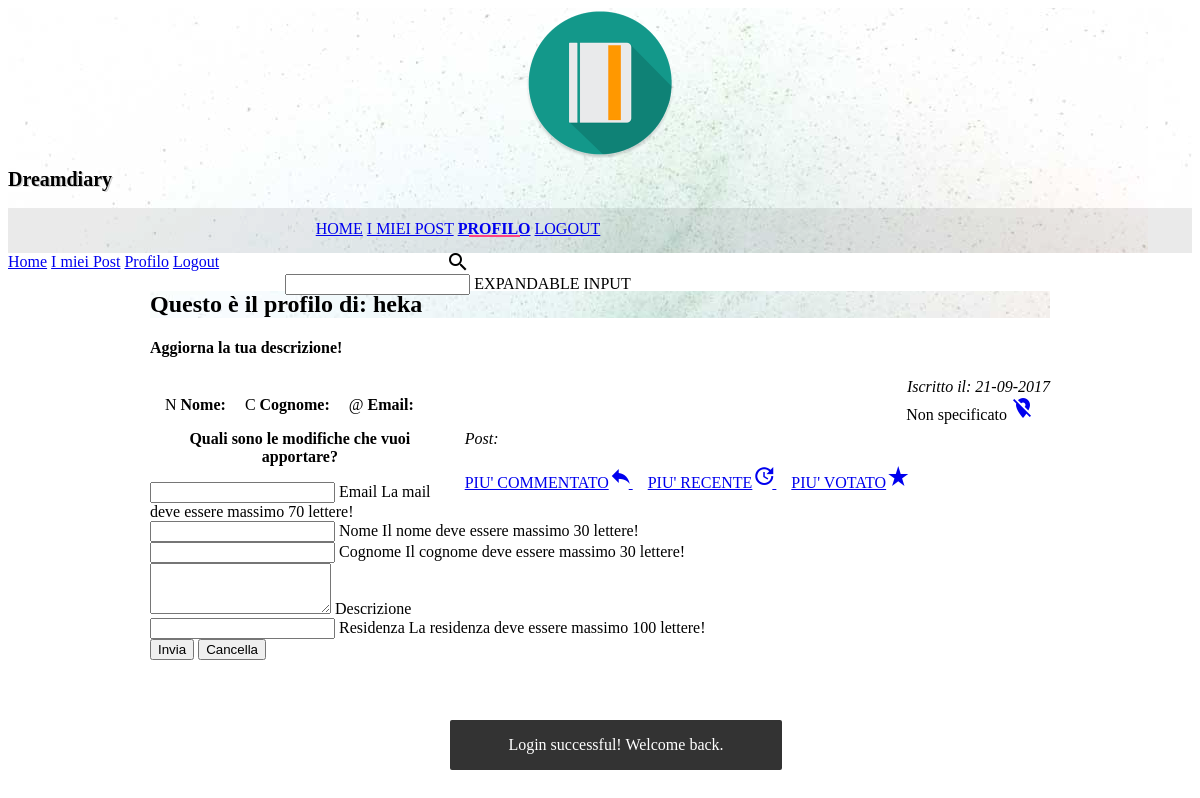
The app's page /utente/myaccount.php (signed in) with its own data.
### tables this page shows
CREATE TABLE `utente` (
  `Email` varchar(70) DEFAULT NULL,
  `Password` varchar(255) NOT NULL,
  `Descrizione` text,
  `Nome` varchar(30) DEFAULT NULL,
  `Cognome` varchar(30) DEFAULT NULL,
  `Username` varchar(16) NOT NULL,
  `DataI` date NOT NULL,
  `Residenza` varchar(100) DEFAULT NULL
);

### php/objects/utente.php (called while the page is built, shortened)
<?php
class Utente{
    private $conn;
    private $table_name = "utente";
    public function __construct($db){
        $this->conn = $db;
    }
    function getInfo($username){
      $query = "SELECT username, email, descrizione, nome, cognome, datai, residenza
                FROM " . $this->table_name . "
                WHERE username=:username";
      $stmt = $this->conn->prepare($query);
      $username=htmlspecialchars(strip_tags($username));
      $stmt->bindParam(':username', $username);
      if($stmt->execute()){
        $user = array();
        $rows = $stmt->fetchAll(PDO::FETCH_ASSOC);
        if ($rows) {
          foreach ($rows as $row) {
            $user_info = array(
              'username' => $row['username'],
              'email' => $row['email'],
              'descrizione' => $row['descrizione'],
              'nome' => $row['nome'],
              'cognome' => $row['cognome'],
              'datai' => $row['datai'],
              'residenza' => $row['residenza']
            );
            array_push($user, $user_info);
          }
          return $user;
        } else {
          return FALSE;
        }
      }else {
        return FALSE;
      }
    }
}

### php/objects/post.php (called while the page is built, shortened)
<?php
class Post{
    private $conn;
    private $table_name = "Post";
    public function __construct($db){
        $this->conn = $db;
    }
    function getRecent($username){
      $query = "SELECT id
                FROM " . $this->table_name . "
                WHERE utente=:utente
                ORDER BY datac DESC, orac DESC
                LIMIT 1";
      $stmt = $this->conn->prepare($query);
      $username=htmlspecialchars(strip_tags($username));
      $stmt->bindParam(":utente", $username);
      $stmt->execute();
      $rows = $stmt->fetchAll(PDO::FETCH_ASSOC);
      if($rows){
        $result=Array();
        foreach ($rows as $row) {
          $post_info=array(
            'id' => $row['id']
          );
          array_push($result, $post_info);
        }
        return $result;
      } else{
        return FALSE;
      }
    }
    function getLiked($username){
      $query = "SELECT p.id, COUNT(v.post) voti
                FROM post p JOIN voti v ON (p.id=v.post)
                WHERE p.utente = :utente
                GROUP BY p.ID
                ORDER BY voti DESC, datac DESC, orac DESC
                LIMIT 1";
      $stmt = $this->conn->prepare($query);
      $username=htmlspecialchars(strip_tags($username));
      $stmt->bindParam(":utente", $username);
      $stmt->execute();
      $rows = $stmt->fetchAll(PDO::FETCH_ASSOC);
      if($rows){
        $result=Array();
        foreach ($rows as $row) {
          $post_info=array(
            'id' => $row['id'],
            'voti' => $row['voti']
          );
          array_push($result, $post_info);
        }
        return $result;
      } else{
        return FALSE;
      }
    }
    function getMostCommented($username){
      $query = "SELECT p.id, COUNT(c.post) commenti
                FROM post p JOIN commento c ON (p.id=c.post)
                WHERE p.utente = :utente
                GROUP BY p.ID
                ORDER BY commenti DESC, datac DESC, orac DESC
                LIMIT 1";
      $stmt = $this->conn->prepare($query);
      $username=htmlspecialchars(strip_tags($username));
      $stmt->bindParam(":utente", $username);
      $stmt->execute();
      $rows = $stmt->fetchAll(PDO::FETCH_ASSOC);
      if($rows){
        $result=Array();
        foreach ($rows as $row) {
          $post_info=array(
            'id' => $row['id'],
            'commenti' => $row['commenti']
          );
          array_push($result, $post_info);
        }
        return $result;
      } else{
        return FALSE;
      }
    }
}

### utente/myaccount.php (the view, shortened to what this page needs)
<?php
include_once '../php/objects/utente.php';
include_once '../php/objects/post.php';
$database = new Database();
$db = $database->getConnection();
$user = new Utente($db);
$user->ensure_logged_in();
$post = new Post($db);
$username = $_SESSION['username'];
$user_info = $user->getInfo($username);
$recent = $post->getRecent($username);
$popular = $post->getLiked($username);
$commented = $post->getMostCommented($username);
$error = null;
if(isset($_SESSION['flash'])){
  $error = $_SESSION['flash'];
}
?>
<div id="snackbar"><?=$error?></div>
<?php
if($user_info){
  foreach ($user_info as $info) {
  ?>
  <div class="mdl-grid portfolio-max-width">
    <div class="user_info mdl-cell mdl-cell--12-col mdl-card mdl-shadow--2dp">
      <div class="mdl-card__title mdl-card--expand">
        <h2 class="mdl-card__title-text">Questo è il profilo di: <?=$info['username']?></h2>
      </div>
      <div class="mdl-card__supporting-text">
        <?php
        if($info['descrizione']) {?>
          <h4>Descrizione:</h4>
          <?=$info['descrizione']?>
          <?php
        }else{?>
        <h4>Aggiorna la tua descrizione!</h4>
        <?php
      } ?>
        <p class="dateRegistration">Iscritto il: <?= date("d-m-Y",strtotime($info['datai'])) ?></p>
      </div>
      <div class="mdl-card__actions mdl-card--border">
        <span class="mdl-chip mdl-chip--contact">
          <span class="mdl-chip__contact mdl-color--teal mdl-color-text--white">N</span>
          <span class="mdl-chip__text"><strong>Nome: </strong><?=$info['nome']?></span>
        </span>
        <span class="mdl-chip mdl-chip--contact">
          <span class="mdl-chip__contact mdl-color--teal mdl-color-text--white">C</span>
          <span class="mdl-chip__text"><strong>Cognome: </strong><?=$info['cognome']?></span>
        </span>
        <span class="mdl-chip mdl-chip--contact">
          <span class="mdl-chip__contact mdl-color--teal mdl-color-text--white">@</span>
          <span class="mdl-chip__text"><strong>Email: </strong><?=$info['email']?></span>
        </span>
        <?php
          if($info['residenza']){
        ?>
          <span class="location mdl-chip mdl-chip--deletable">
            <span class="mdl-chip__text"><?= $info['residenza'] ?></span>
            <a href="#" class="mdl-chip__action"><i class="material-icons">location_on</i></a>
          </span>
        <?php
          } else {
        ?>
          <span class="location mdl-chip mdl-chip--deletable">
            <span class="mdl-chip__text">Non specificato</span>
            <a href="#" class="mdl-chip__action"><i class="material-icons">location_off</i></a>
          </span>
        <?php
          }
        ?>
      </div>
      <div class=" bestPost mdl-card__actions mdl-card--border">
          <p class="infoTitlePost">Post:</p>
          <?php
          if($commented) {
          ?>
          <a href="../post/view-post.php?id=<?=$commented[0]['id']?>" class=" mdl-button mdl-button--colored  mdl-button--accent  mdl-badge" data-badge="<?=$commented[0]['commenti']?>">
            PIU' COMMENTATO<i class="material-icons">reply</i>
          </a>
          <?php
          }
          if($recent) {
          ?>
          <a href="../post/view-post.php?id=<?=$recent[0]['id']?>" class=" mdl-button mdl-button--colored  mdl-button--accent">
            PIU' RECENTE<i class="material-icons">update</i>
          </a>
          <?php
          }
          if($popular) {
          ?>
          <a href="../post/view-post.php?id=<?=$popular[0]['id']?>" class=" mdl-button mdl-button--colored  mdl-button--accent  mdl-badge" data-badge="<?=$popular[0]['voti']?>">
            PIU' VOTATO<i class="material-icons">star_rate</i>
          </a>
          <?php
          }
          ?>
      </div>
      <div class="mdl-card__supporting-text">
        <p id="formTitle">
            Quali sono le modifiche che vuoi apportare?
        </p>
        <form id="modifyForm" action="../php/update-user.php" method="post">
          <div class="mdl-textfield mdl-js-textfield mdl-textfield--floating-label">
            <input class="mdl-textfield__input" type="text" id="new_email" name="email" value="<?= $info['email'] ?>">
            <label class="mdl-textfield__label" for="new_email">Email</label>
              <span class="mdl-textfield__error">La mail deve essere massimo 70 lettere!</span>
          </div>
          <div class="mdl-textfield mdl-js-textfield mdl-textfield--floating-label">
            <input class="mdl-textfield__input" type="text" id="new_nome" name="nome" value="<?= $info['nome'] ?>">
            <label class="mdl-textfield__label" for="new_nome">Nome</label>
              <span class="mdl-textfield__error">Il nome deve essere massimo 30 lettere!</span>
          </div>
          <div class="mdl-textfield mdl-js-textfield mdl-textfield--floating-label">
            <input class="mdl-textfield__input" type="text" id="new_cognome" name="cognome" value="<?= $info['cognome'] ?>">
            <label class="mdl-textfield__label" for="new_cognome">Cognome</label>
              <span class="mdl-textfield__error">Il cognome deve essere massimo 30 lettere!</span>
          </div>
          <div class="mdl-textfield mdl-js-textfield mdl-textfield--floating-label">
            <textarea class="mdl-textfield__input" type="text" rows= "3" maxlength="500" id="new_descrizione" name="descrizione"><?= $info['descrizione'] ?></textarea>
            <label class="mdl-textfield__label" for="new_descrizion">Descrizione</label>
          </div>
          <div class="mdl-textfield mdl-js-textfield mdl-textfield--floating-label">
            <input class="mdl-textfield__input" type="text" maxlength="100" id="new_residenza" name="residenza" value="<?= $info['residenza'] ?>">
            <label class="mdl-textfield__label" for="new_residenza">Residenza</label>
            <span class="mdl-textfield__error">La residenza deve essere massimo 100 lettere!</span>
          </div>
          <button type="submit" class="mdl-button mdl-button--colored mdl-js-button mdl-js-ripple-effect">
            Invia
          </button>
          <button type="reset" class="mdl-button mdl-button--colored mdl-js-button mdl-js-ripple-effect">
            Cancella
          </button>
        </form>
      </div>
    </div>
  </div>
  <?php
  }
}else{
  ?>
  <h3>Sembra che ci siano problemi col server</h3>
  <?php
}
?>

### css/main.css (style rules this page uses)
.portfolio-header { position: relative; background-image: url(../images/header-bg.jpg); }
.portfolio-header .mdl-layout__header-row { padding: 0; -webkit-justify-content: center; -ms-flex-pack: center; justify-content: center; }
.mdl-layout__title { font-size: 20px; text-align: center; font-weight: 300; text-shadow: 1.5px 0.5px #D3D3D3; font-weight: bold; }
.portfolio-logo-row { min-height: 200px; }
.portfolio-logo { background: url(../images/logo.png) 50% no-repeat; background-size: cover; height: 150px; width: 150px; margin: auto auto 10px; }
.portfolio-navigation-row { background-color: rgba(0, 0, 0, 0.08); text-transform: uppercase; height: 45px; }
.portfolio-navigation-row .mdl-navigation { text-align: center; max-width: 900px; width: 100%; }
.portfolio-navigation-row .mdl-navigation__link { -webkit-flex: 1; -ms-flex: 1; flex: 1; line-height: 42px; }
.portfolio-navigation-row .is-active { position: relative; font-weight: bold; }
.portfolio-navigation-row .is-active:after { content: ""; width: 70%; height: 2px; display: block; position: absolute; bottom: 0; left: 0; background-color: rgb(255,64,129); left: 15%; }
.portfolio-max-width { max-width: 900px; margin: auto; }
#snackbar { visibility: hidden; width: 300px; margin-left: -150px; background-color: #333; color: #fff; text-align: center; border-radius: 2px; padding: 16px; position: fixed; z-index: 99; left: 50%; bottom: 30px; }
#snackbar.show { visibility: visible; -webkit-animation: fadein 0.5s, fadeout 0.5s 2.5s; animation: fadein 0.5s, fadeout 0.5s 2.5s; }

### css/home-post.css (style rules this page uses)
.mdl-chip--contact { width: max-content; margin-left: 15px; margin-bottom: 15px; }
.location { float: right; margin-right: 15px; }
.mdl-card__supporting-text { width: auto; }

### css/modify-post.css (style rules this page uses)
#formTitle { text-align: center; font-weight: bold; }
#modifyForm .mdl-textfield { width: 100%; }

### css/myaccount.css (style rules this page uses)
.user_info { max-width: 900px; min-width: 350px; margin-top: 15px; margin-bottom: 15px; }
.dateRegistration { text-align: right; font-style: italic; margin: 0; }
.user_info .mdl-card__title { background: url('../images/header-bg.jpg') bottom; }
.bestPost i { width: 20px; }
p.infoTitlePost { margin-left: 15px; }
.bestPost a { align-content: center; margin-left: 15px; overflow: visible; }
.bestPost .infoTitlePost { font-style: italic; }
.bestPost { float: right; }
form { margin-bottom: 0; }

### records on screen
utente: Username "heka", shows "Aggiorna la tua descrizione!", DataI "21-09-2017", shows "Non specificato"

### other values on screen
$error "Login successful! Welcome back."
